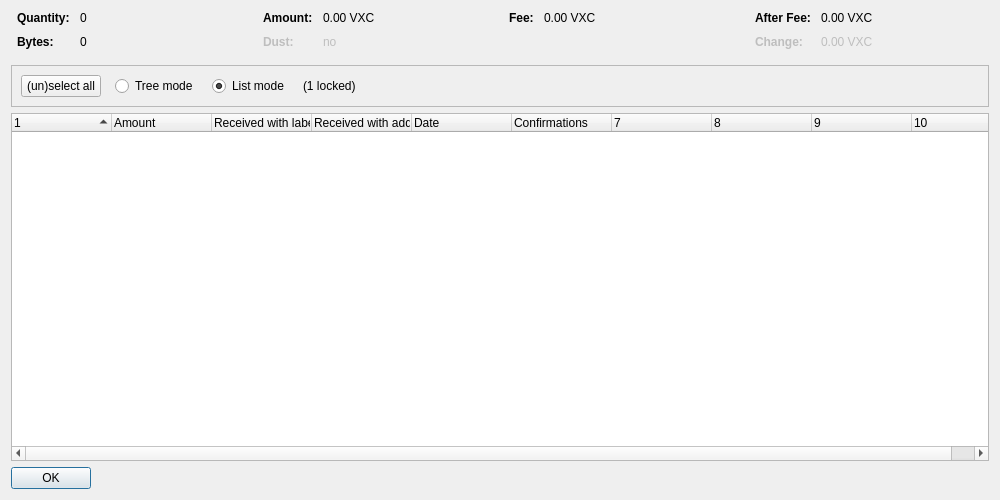
<?xml version="1.0" encoding="UTF-8"?>
<ui version="4.0">
 <class>CoinControlDialog</class>
 <widget class="QDialog" name="CoinControlDialog">
  <property name="geometry">
   <rect>
    <x>0</x>
    <y>0</y>
    <width>1000</width>
    <height>500</height>
   </rect>
  </property>
  <property name="windowTitle">
   <string>Coin Selection</string>
  </property>
  <layout class="QVBoxLayout" name="verticalLayout">
   <item>
    <layout class="QHBoxLayout" name="horizontalLayoutTop" stretch="0,0,0,0">
     <property name="topMargin">
      <number>0</number>
     </property>
     <property name="bottomMargin">
      <number>10</number>
     </property>
     <item>
      <layout class="QFormLayout" name="formLayoutCoinControl1">
       <property name="horizontalSpacing">
        <number>10</number>
       </property>
       <property name="verticalSpacing">
        <number>10</number>
       </property>
       <property name="leftMargin">
        <number>6</number>
       </property>
       <property name="rightMargin">
        <number>6</number>
       </property>
       <item row="0" column="0">
        <widget class="QLabel" name="labelCoinControlQuantityText">
         <property name="font">
          <font>
           <weight>75</weight>
           <bold>true</bold>
          </font>
         </property>
         <property name="text">
          <string>Quantity:</string>
         </property>
        </widget>
       </item>
       <item row="0" column="1">
        <widget class="QLabel" name="labelCoinControlQuantity">
         <property name="cursor">
          <cursorShape>IBeamCursor</cursorShape>
         </property>
         <property name="contextMenuPolicy">
          <enum>Qt::ActionsContextMenu</enum>
         </property>
         <property name="text">
          <string notr="true">0</string>
         </property>
         <property name="textInteractionFlags">
          <set>Qt::LinksAccessibleByMouse|Qt::TextSelectableByKeyboard|Qt::TextSelectableByMouse</set>
         </property>
        </widget>
       </item>
       <item row="1" column="0">
        <widget class="QLabel" name="labelCoinControlBytesText">
         <property name="font">
          <font>
           <weight>75</weight>
           <bold>true</bold>
          </font>
         </property>
         <property name="text">
          <string>Bytes:</string>
         </property>
        </widget>
       </item>
       <item row="1" column="1">
        <widget class="QLabel" name="labelCoinControlBytes">
         <property name="cursor">
          <cursorShape>IBeamCursor</cursorShape>
         </property>
         <property name="contextMenuPolicy">
          <enum>Qt::ActionsContextMenu</enum>
         </property>
         <property name="text">
          <string notr="true">0</string>
         </property>
         <property name="textInteractionFlags">
          <set>Qt::LinksAccessibleByMouse|Qt::TextSelectableByKeyboard|Qt::TextSelectableByMouse</set>
         </property>
        </widget>
       </item>
      </layout>
     </item>
     <item>
      <layout class="QFormLayout" name="formLayoutCoinControl2">
       <property name="horizontalSpacing">
        <number>10</number>
       </property>
       <property name="verticalSpacing">
        <number>10</number>
       </property>
       <property name="leftMargin">
        <number>6</number>
       </property>
       <property name="rightMargin">
        <number>6</number>
       </property>
       <item row="0" column="0">
        <widget class="QLabel" name="labelCoinControlAmountText">
         <property name="font">
          <font>
           <weight>75</weight>
           <bold>true</bold>
          </font>
         </property>
         <property name="text">
          <string>Amount:</string>
         </property>
        </widget>
       </item>
       <item row="0" column="1">
        <widget class="QLabel" name="labelCoinControlAmount">
         <property name="cursor">
          <cursorShape>IBeamCursor</cursorShape>
         </property>
         <property name="contextMenuPolicy">
          <enum>Qt::ActionsContextMenu</enum>
         </property>
         <property name="text">
          <string notr="true">0.00 VXC</string>
         </property>
         <property name="textInteractionFlags">
          <set>Qt::LinksAccessibleByMouse|Qt::TextSelectableByKeyboard|Qt::TextSelectableByMouse</set>
         </property>
        </widget>
       </item>
       <item row="1" column="0">
        <widget class="QLabel" name="labelCoinControlLowOutputText">
         <property name="enabled">
          <bool>false</bool>
         </property>
         <property name="font">
          <font>
           <weight>75</weight>
           <bold>true</bold>
          </font>
         </property>
         <property name="text">
          <string>Dust:</string>
         </property>
        </widget>
       </item>
       <item row="1" column="1">
        <widget class="QLabel" name="labelCoinControlLowOutput">
         <property name="enabled">
          <bool>false</bool>
         </property>
         <property name="cursor">
          <cursorShape>IBeamCursor</cursorShape>
         </property>
         <property name="contextMenuPolicy">
          <enum>Qt::ActionsContextMenu</enum>
         </property>
         <property name="text">
          <string notr="true">no</string>
         </property>
         <property name="textInteractionFlags">
          <set>Qt::LinksAccessibleByMouse|Qt::TextSelectableByKeyboard|Qt::TextSelectableByMouse</set>
         </property>
        </widget>
       </item>
      </layout>
     </item>
     <item>
      <layout class="QFormLayout" name="formLayoutCoinControl3">
       <property name="horizontalSpacing">
        <number>10</number>
       </property>
       <property name="verticalSpacing">
        <number>10</number>
       </property>
       <property name="leftMargin">
        <number>6</number>
       </property>
       <property name="rightMargin">
        <number>6</number>
       </property>
       <item row="0" column="0">
        <widget class="QLabel" name="labelCoinControlFeeText">
         <property name="font">
          <font>
           <weight>75</weight>
           <bold>true</bold>
          </font>
         </property>
         <property name="text">
          <string>Fee:</string>
         </property>
        </widget>
       </item>
       <item row="0" column="1">
        <widget class="QLabel" name="labelCoinControlFee">
         <property name="cursor">
          <cursorShape>IBeamCursor</cursorShape>
         </property>
         <property name="contextMenuPolicy">
          <enum>Qt::ActionsContextMenu</enum>
         </property>
         <property name="text">
          <string notr="true">0.00 VXC</string>
         </property>
         <property name="textInteractionFlags">
          <set>Qt::LinksAccessibleByMouse|Qt::TextSelectableByKeyboard|Qt::TextSelectableByMouse</set>
         </property>
        </widget>
       </item>
      </layout>
     </item>
     <item>
      <layout class="QFormLayout" name="formLayoutCoinControl4">
       <property name="horizontalSpacing">
        <number>10</number>
       </property>
       <property name="verticalSpacing">
        <number>10</number>
       </property>
       <property name="leftMargin">
        <number>6</number>
       </property>
       <property name="rightMargin">
        <number>6</number>
       </property>
       <item row="0" column="0">
        <widget class="QLabel" name="labelCoinControlAfterFeeText">
         <property name="font">
          <font>
           <weight>75</weight>
           <bold>true</bold>
          </font>
         </property>
         <property name="text">
          <string>After Fee:</string>
         </property>
        </widget>
       </item>
       <item row="0" column="1">
        <widget class="QLabel" name="labelCoinControlAfterFee">
         <property name="cursor">
          <cursorShape>IBeamCursor</cursorShape>
         </property>
         <property name="contextMenuPolicy">
          <enum>Qt::ActionsContextMenu</enum>
         </property>
         <property name="text">
          <string notr="true">0.00 VXC</string>
         </property>
         <property name="textInteractionFlags">
          <set>Qt::LinksAccessibleByMouse|Qt::TextSelectableByKeyboard|Qt::TextSelectableByMouse</set>
         </property>
        </widget>
       </item>
       <item row="1" column="0">
        <widget class="QLabel" name="labelCoinControlChangeText">
         <property name="enabled">
          <bool>false</bool>
         </property>
         <property name="font">
          <font>
           <weight>75</weight>
           <bold>true</bold>
          </font>
         </property>
         <property name="text">
          <string>Change:</string>
         </property>
        </widget>
       </item>
       <item row="1" column="1">
        <widget class="QLabel" name="labelCoinControlChange">
         <property name="enabled">
          <bool>false</bool>
         </property>
         <property name="cursor">
          <cursorShape>IBeamCursor</cursorShape>
         </property>
         <property name="contextMenuPolicy">
          <enum>Qt::ActionsContextMenu</enum>
         </property>
         <property name="text">
          <string notr="true">0.00 VXC</string>
         </property>
         <property name="textInteractionFlags">
          <set>Qt::LinksAccessibleByMouse|Qt::TextSelectableByKeyboard|Qt::TextSelectableByMouse</set>
         </property>
        </widget>
       </item>
      </layout>
     </item>
    </layout>
   </item>
   <item>
    <widget class="QFrame" name="frame">
     <property name="minimumSize">
      <size>
       <width>0</width>
       <height>40</height>
      </size>
     </property>
     <property name="frameShape">
      <enum>QFrame::StyledPanel</enum>
     </property>
     <property name="frameShadow">
      <enum>QFrame::Sunken</enum>
     </property>
     <layout class="QHBoxLayout" name="horizontalLayout">
      <item>
       <layout class="QHBoxLayout" name="horizontalLayoutPanel" stretch="0,0,0,0,0">
        <property name="spacing">
         <number>14</number>
        </property>
        <item>
         <widget class="QPushButton" name="pushButtonSelectAll">
          <property name="sizePolicy">
           <sizepolicy hsizetype="Maximum" vsizetype="Fixed">
            <horstretch>0</horstretch>
            <verstretch>0</verstretch>
           </sizepolicy>
          </property>
          <property name="text">
           <string>(un)select all</string>
          </property>
          <property name="autoDefault">
           <bool>false</bool>
          </property>
         </widget>
        </item>
        <item>
         <widget class="QRadioButton" name="radioTreeMode">
          <property name="sizePolicy">
           <sizepolicy hsizetype="Maximum" vsizetype="Fixed">
            <horstretch>0</horstretch>
            <verstretch>0</verstretch>
           </sizepolicy>
          </property>
          <property name="text">
           <string>Tree mode</string>
          </property>
         </widget>
        </item>
        <item>
         <widget class="QRadioButton" name="radioListMode">
          <property name="sizePolicy">
           <sizepolicy hsizetype="Maximum" vsizetype="Fixed">
            <horstretch>0</horstretch>
            <verstretch>0</verstretch>
           </sizepolicy>
          </property>
          <property name="text">
           <string>List mode</string>
          </property>
          <property name="checked">
           <bool>true</bool>
          </property>
         </widget>
        </item>
        <item>
         <widget class="QLabel" name="labelLocked">
          <property name="text">
           <string notr="true">(1 locked)</string>
          </property>
         </widget>
        </item>
        <item>
         <spacer name="horizontalSpacer">
          <property name="orientation">
           <enum>Qt::Horizontal</enum>
          </property>
          <property name="sizeHint" stdset="0">
           <size>
            <width>40</width>
            <height>20</height>
           </size>
          </property>
         </spacer>
        </item>
       </layout>
      </item>
     </layout>
    </widget>
   </item>
   <item>
    <widget class="CoinControlTreeWidget" name="treeWidget">
     <property name="contextMenuPolicy">
      <enum>Qt::CustomContextMenu</enum>
     </property>
     <property name="sortingEnabled">
      <bool>false</bool>
     </property>
     <property name="columnCount">
      <number>10</number>
     </property>
     <attribute name="headerShowSortIndicator" stdset="0">
      <bool>true</bool>
     </attribute>
     <attribute name="headerStretchLastSection">
      <bool>false</bool>
     </attribute>
     <column>
      <property name="text">
       <string/>
      </property>
     </column>
     <column>
      <property name="text">
       <string>Amount</string>
      </property>
     </column>
     <column>
      <property name="text">
       <string>Received with label</string>
      </property>
     </column>
     <column>
      <property name="text">
       <string>Received with address</string>
      </property>
     </column>
     <column>
      <property name="text">
       <string>Date</string>
      </property>
     </column>
     <column>
      <property name="text">
       <string>Confirmations</string>
      </property>
      <property name="toolTip">
       <string>Confirmed</string>
      </property>
     </column>
     <column>
      <property name="text">
       <string/>
      </property>
     </column>
     <column>
      <property name="text">
       <string/>
      </property>
     </column>
     <column>
      <property name="text">
       <string/>
      </property>
     </column>
     <column>
      <property name="text">
       <string/>
      </property>
     </column>
    </widget>
   </item>
   <item>
    <widget class="QDialogButtonBox" name="buttonBox">
     <property name="sizePolicy">
      <sizepolicy hsizetype="Maximum" vsizetype="Fixed">
       <horstretch>0</horstretch>
       <verstretch>0</verstretch>
      </sizepolicy>
     </property>
     <property name="orientation">
      <enum>Qt::Horizontal</enum>
     </property>
     <property name="standardButtons">
      <set>QDialogButtonBox::Ok</set>
     </property>
    </widget>
   </item>
  </layout>
 </widget>
 <customwidgets>
  <customwidget>
   <class>CoinControlTreeWidget</class>
   <extends>QTreeWidget</extends>
   <header>coincontroltreewidget.h</header>
  </customwidget>
 </customwidgets>
 <resources/>
 <connections/>
</ui>
